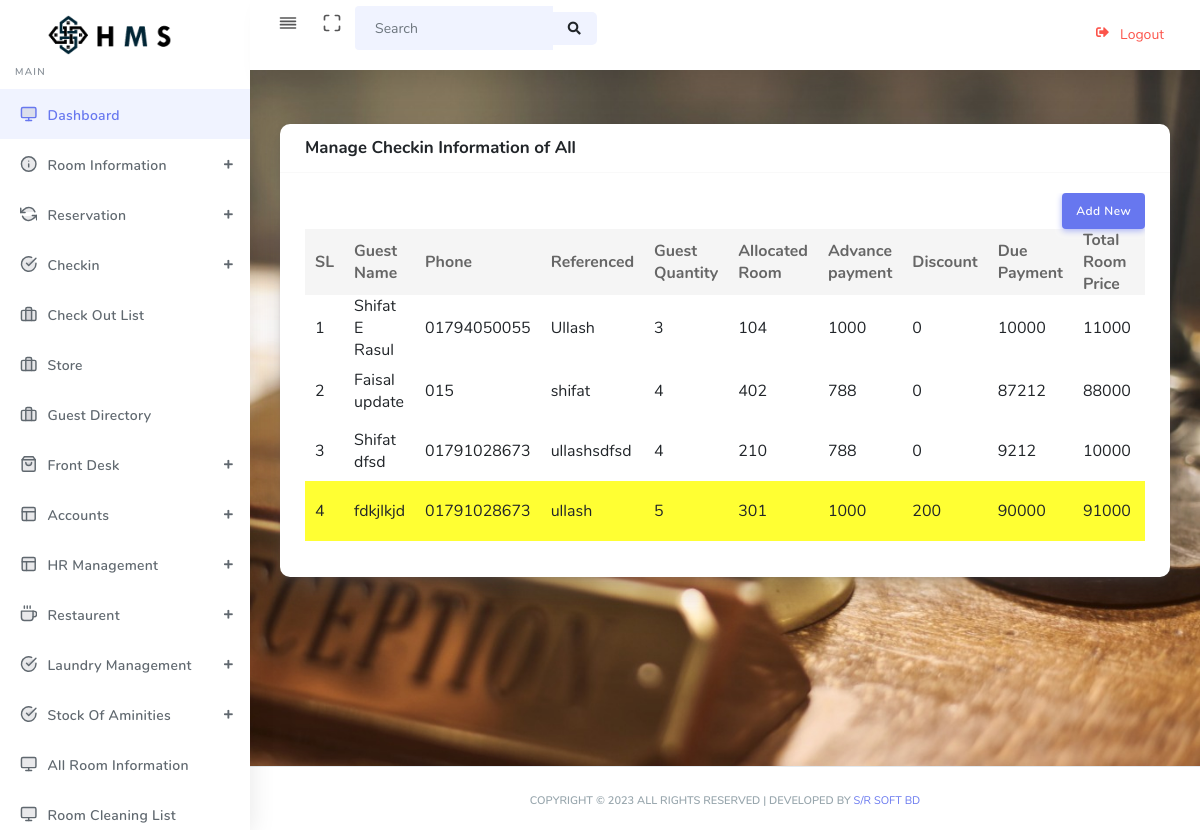
The page /check_in_list.php?stage=All (signed in) on the database its author committed.
### tables this page shows
CREATE TABLE IF NOT EXISTS `reservation` (
  `id` int(11) NOT NULL AUTO_INCREMENT,
  `contact_number` varchar(999) NOT NULL,
  `guest_name` varchar(999) NOT NULL,
  `ref_by` varchar(999) NOT NULL,
  `identity` varchar(999) NOT NULL,
  `room_number` int(11) NOT NULL,
  `checkin_date` date NOT NULL,
  `checkout_date` date NOT NULL,
  `special_note` longtext NOT NULL,
  `total_price` int(11) DEFAULT NULL,
  `email` varchar(999) DEFAULT NULL,
  `age` float DEFAULT NULL,
  `birth_date` date DEFAULT NULL,
  `profession` varchar(999) DEFAULT NULL,
  `pax` int(11) DEFAULT NULL,
  `permanent_address` longtext DEFAULT NULL,
  `present_address` longtext DEFAULT NULL,
  `nationality` varchar(999) DEFAULT NULL,
  `purpose_of_visit` longtext DEFAULT NULL,
  `gender` varchar(255) DEFAULT NULL,
  `statuss` varchar(255) DEFAULT NULL,
  `advance_payment` int(11) DEFAULT NULL,
  `due_payment` int(11) DEFAULT NULL,
  `discount` int(11) DEFAULT NULL,
  `payment_method_advance` varchar(299) DEFAULT NULL,
  `payment_method_total` varchar(299) DEFAULT NULL,
  `flag` int(11) DEFAULT NULL,
  `hotel_name` varchar(255) DEFAULT NULL,
  `booking_number` varchar(255) DEFAULT NULL,
  `due_clearance` int(11) DEFAULT NULL,
  `due_clearance_method` int(11) DEFAULT NULL,
  `reservation_date` date DEFAULT NULL,
  `extra_charges` int(11) DEFAULT NULL,
  `reservation_by` varchar(255) DEFAULT NULL,
  PRIMARY KEY (`id`)
);

### session.php (called while the page is built, shortened)
<?php
$conn = mysqli_connect("localhost", "unicoit_hms_admin", "123@jAmifree", "unicoit_hms");
$user_check = $_SESSION['login_user'];
$query = "SELECT username from admin where username = '$user_check'";
$ses_sql = mysqli_query($conn, $query);
$row = mysqli_fetch_assoc($ses_sql);
$login_session = $row['username'];

### check_in_list.php (the view, shortened to what this page needs)
<?php include 'header.php';
$stage=$_GET['stage']?>
<section class="section">
    <div class="section-body">
        <div class="row">
            <div class="col-12">
                <div class="card">
                    <div class="card-header">
                        <h4 class="text-center">Manage  Checkin Information of <?php echo $stage?></h4>
                    </div>
                    <div class="card-body">
                        <div class="table-responsive">
                            <div class="text-right">
                                <a href="add_checkin.php" class="btn btn-icon icon-left btn-primary"> Add New</a>
                            </div>
                            <table class="table table-striped table-hover" id="tableExport" style="width:100%;">
                                <thead>
                                    <tr>
                                        <th>SL</th>
                                        <th>Guest Name</th>
                                        <th>Phone</th>
                                        <th>Referenced </th>
                                        <th>Guest Quantity</th>
                                        <th>Allocated Room</th>
                                        <th>Advance payment</th>
                                        <th>Discount</th>
                                        <th>Due Payment</th>
                                        <th>Total Room Price</th>
                                        <th>Check In</th>
                                    </tr>
                                </thead>
                                <tbody>
                                               <?php
                                    $sl = 1;
                                    if($stage=='All'){
                                    $sql = "SELECT * FROM reservation where ((hotel_name='$hotel')&&(statuss='CHECKEDIN')) order by checkout_date ASC";
                                    $result = $conn->query($sql);
                                    if ($result->num_rows > 0) {
                                        while ($row = $result->fetch_assoc()) {
                                            $checkout = $row['checkout_date'];
                                            $date1 = new DateTime("$checkout");
                                            $date2 = new DateTime("$today");
                                            $diff = $date2->diff($date1)->format("%d");
                                            if (($diff < 3) && ($diff > 1)) {
                                                $background_color = "#FFFF33";
                                            }
                                            if (($diff > 3)) {
                                                $background_color = "#fff";
                                            }
                                    ?>
                                            <tr style="background-color:<?php echo $background_color ?>">
                                                <td><?php echo $sl++ ?></td>
                                                <td><?php echo $row['guest_name'] ?></td>
                                                <td><?php echo $row['contact_number'] ?></td>
                                                <td><?php echo $row['ref_by'] ?></td>
                                                <td><?php echo $row['pax'] ?></td>
                                                <td><?php echo $row['room_number'] ?></td>
                                                <td><?php echo $row['advance_payment'] ?></td>
                                                <td><?php echo $row['discount'] ?></td>
                                                <td><?php echo $row['due_payment'] ?></td>
                                                <td><?php echo $row['total_price'] ?></td>
                                                <td><?php echo $row['checkin_date'] ?></td>
                                            </tr>
                                    <?php }
                                    } }?>
                                </tbody>
                            </table>
                        </div>
                    </div>
                </div>
            </div>
        </div>
    </div>
</section>
<?php include 'footer.php' ?>

### rows shown on the page
reservation: guest_name "Shifat E Rasul", contact_number "01794050055", ref_by "Ullash", pax "3", room_number "104", advance_payment "1000", discount "0", due_payment "10000", total_price "11000"
reservation: guest_name "Faisal update", contact_number "015", ref_by "shifat", pax "4", room_number "402", advance_payment "788", discount "0", due_payment "87212", total_price "88000"
reservation: guest_name "Shifat dfsd", contact_number "01791028673", ref_by "ullashsdfsd", pax "4", room_number "210", advance_payment "788", discount "0", due_payment "9212", total_price "10000"
reservation: guest_name "fdkjlkjd", contact_number "01791028673", ref_by "ullash", pax "5", room_number "301", advance_payment "1000", discount "200", due_payment "90000", total_price "91000"

### other values the page prints
$stage "All"
